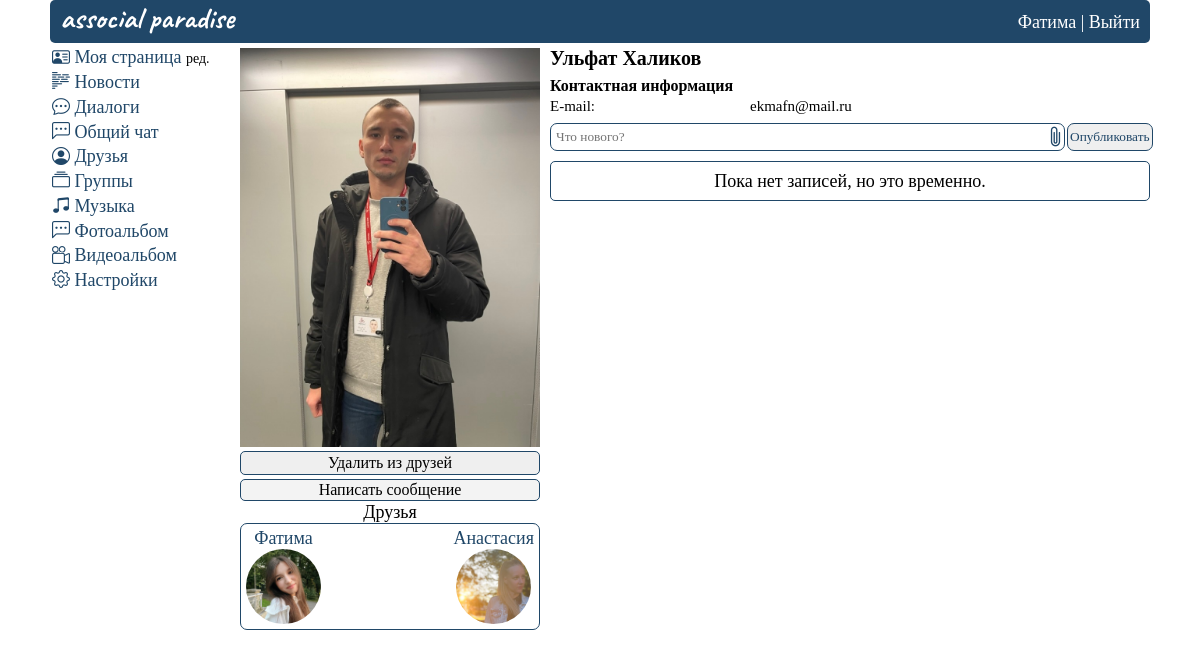
Page /view/id2 (signed in) on the earlier database version.
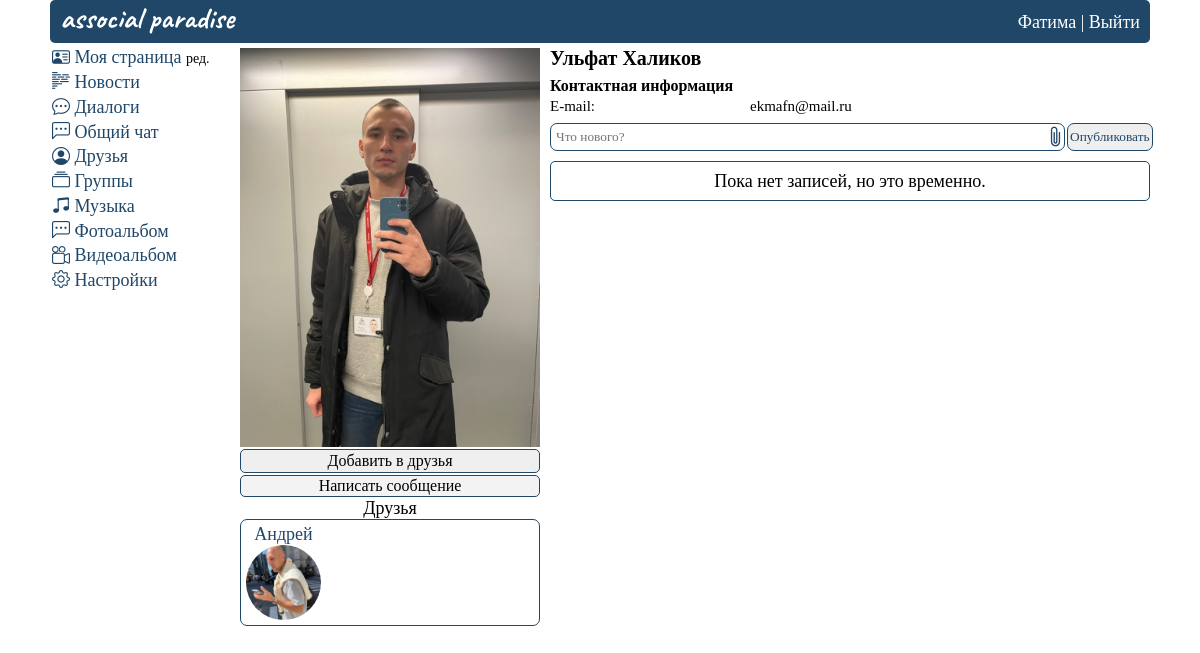
Same page on the later database version.
### mysite/models.py (models this page shows)
class FriendsList(models.Model):
    from_user = models.TextField(max_length=100)
    to_user = models.TextField(max_length=100)
    friends = models.TextField(max_length=1, default=0)
    time_create = models.DateTimeField(auto_now_add=True)
    class Meta:
        verbose_name_plural = 'Друзья'

### mysite/views.py (the view, shortened to what this page needs)
# urls.py: path("view/id<int:pk>", viewUser, name="viewUser"), #Показать список всех пользователей
@login_required(login_url='home')
def viewUser(request, pk):
    clean_id = re.findall(r'\d+', request.path)  # Получение id пользователя
    userid = getAuthUser(request)  # Получение личного id
    personal_data = getUser(userid)
    allDialogues = getAllMessages(userid)
    unread_messages = calculation_unread(allDialogues, userid)
    user_followers = FriendsList.objects.raw(
        f'SELECT * FROM MYSITE_friendslist fl JOIN MYSITE_userprofile up on fl.from_user = up.user_id WHERE fl.to_user = {userid} and fl.friends = 0')
    if int(clean_id[0]) == userid or int(clean_id[0]) == 1:
        return redirect(f'/id{userid}')
    else:
        form = UserWallForm()
        delete_friend_form = DeleteFriendForm(initial={'from_user': userid, 'to_user': clean_id[0]})
        photos = UserPhotos.objects.filter(user_id=clean_id[0])[:7]
        music = UserMusic.objects.filter(user_id=clean_id[0])
        posts = posts = UserWall.objects.raw(
            f'SELECT * FROM MYSITE_USERWALL UW JOIN MYSITE_USERPROFILE UP ON UW.USER_SENDER_ID = UP.USER_ID WHERE UW.USER_RECIPIENT_ID = {clean_id[0]} ORDER BY UW.TIME_CREATE DESC')
        friends = FriendsList.objects.raw(
            f'SELECT * FROM MYSITE_friendslist fl JOIN MYSITE_userprofile up on fl.from_user = up.user_id WHERE fl.to_user = {clean_id[0]} and fl.friends = 1')
        followers = FriendsList.objects.raw(
            f'SELECT * FROM MYSITE_friendslist fl JOIN MYSITE_userprofile up on fl.from_user = up.user_id WHERE fl.to_user = {clean_id[0]} and fl.friends = 0')
        user_profile = UserProfile.objects.get(user_id=clean_id[0])
        check_from = FriendsList.objects.filter(from_user=userid, to_user=clean_id[0])
        check_to = FriendsList.objects.filter(from_user=clean_id[0], to_user=userid)
        data = {
            'len_followers': len(user_followers),
            'check_from': check_from,
            'check_to': check_to,
            'followers': followers,
            'userid': userid,
            'allDialogues': allDialogues,
            'unread_messages': unread_messages,
            'form': form,
            'delete_friend_form': delete_friend_form,
            'clean_id': clean_id[0],
            'photos': photos,
            'music': music,
            'posts': posts,
            'friends': friends,
            'user_profile': user_profile,
            'personal_data': personal_data,
        }
        return render(request, 'view_user.html', data)

### mysite/forms.py
class UserWallForm(ModelForm):
    class Meta:
        model = UserWall
        fields = ['content', 'img']
        widgets = {
            "content": TextInput(attrs={
                'placeholder': 'Что нового?',
            }),
            'img': FileInput(attrs={
                'style': 'display:none',
            }),
        }

class DeleteFriendForm(ModelForm):
    class Meta:
        model = FriendsList
        fields = ['from_user', 'to_user']
        widgets = {
            "from_user": TextInput(attrs={
                'type': 'hidden',
            }),
            'to_user': TextInput(attrs={
                'type': 'hidden',
            }),
        }

### mysite/views.py (called while the page is built)
def getAuthUser(request):
    return request.session.get('is_auth', False)

def getUser(userid):
    return UserProfile.objects.get(user_id=userid)

def calculation_unread(messages, userid):
    msg = 0
    for i in messages:
        if i.status_message == 0 and int(i.last_sender) != userid:
            msg += 1
    return msg

### mysite/templates/view_user.html (shortened to what the changed rows need)
{% extends 'base.html' %}
{% load static %}
{%block content%}
    <div class="wrapper_main">
      <div class="content">
        {% include "header.html" %}
        <div class="container">
          <div class="row">
              {% include "menu.html" %}
            <div class="col2">
              {% if not check_from and not check_to %}
              <div class="add__friend">
                <form method="post">
                  <button type="submit" class="add__friend__btn">Добавить в друзья</button>
                </form>
              </div>
              {% elif check_from and not check_to  %}
              <div class="send__req">
                <span>Вы отправили заявку</span>
              </div>
              {% else %}
              <div class="delete__friend">
                <form method="post">
                  <button type="submit" class="add__friend__btn">Удалить из друзей</button>
                </form>
              </div>
              {% endif %}
              {% if friends %}
              <div class="friend_list">
                {% for friend in friends %}
                <div class="friends_item">
                  <div class="friends_item_name">
                    <a href="{% url 'viewUser' friend.user_id %}">
                      {{ friend.first_name }}
                      <div class="friends_item_img">
                        <img src="{% static friend.avatar|cut:'mysite/static' %}">
                      </div>
                    </a>
                  </div>
                </div>
                {% endfor %}
              </div>
              {% endif %}
            </div>
            </div>
          </div>
        </div>
      </div>
{%endblock%}

Differences in the rows shown:
removed FriendsList: first_name "Фатима"
removed FriendsList: first_name "Анастасия"
added FriendsList: first_name "Андрей"
Other differences:
text no longer shown: "Удалить из друзей"
text now shown: "Добавить в друзья"
